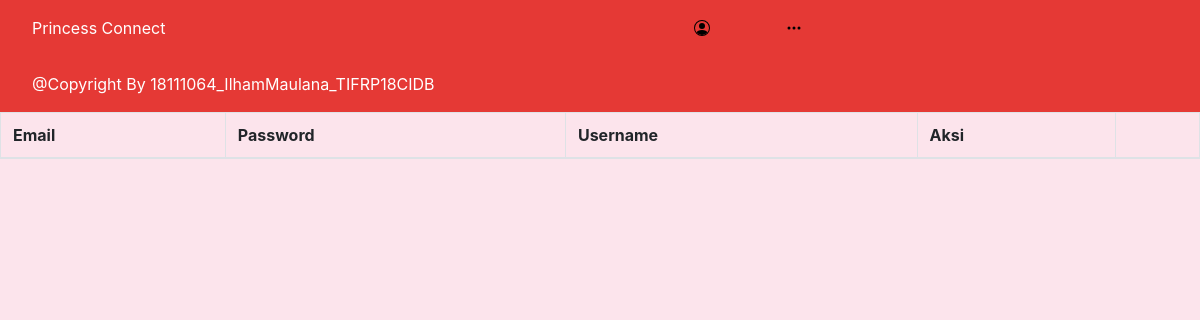
Page /halaman_user.php on the earlier database version.
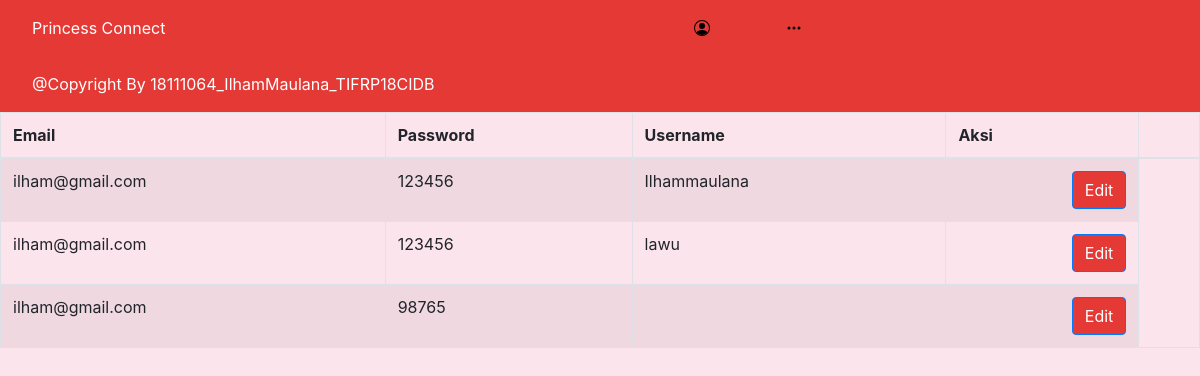
Same page on the later database version.
### tables this page shows
CREATE TABLE `akun` (
  `_id` int(11) NOT NULL,
  `_username` varchar(20) NOT NULL,
  `_email` varchar(20) NOT NULL,
  `_password` varchar(20) NOT NULL
);

### config/data_akun.php (called while the page is built, shortened)
<?php
require_once "koneksi.php";
 try{
 $sql = "SELECT * FROM akun";
 $q = $database_connection -> query($sql);
 }catch(PDOException $e){
 die("Tidak bisa Membuka Datbase $database_name:" . $e->getMessage());
 }
?>

### halaman_user.php (the view, shortened to what this page needs)
<?php
include "config/data_akun.php";
?>
<html>
    <head>
    </head>
    <body>
        <div class=".container-fluid">
            <nav class="navbar navbar-expand-sm">
                <a class="nav-link">Princess Connect </a>
                <div class="dropdown">
                  <button type="button" class="btn" data-toggle="dropdown">
                   <img class="person-circle"src="icon/person-circle.svg" alt="">
                  </button>
                </div>
                    <div class="dropdown">
                      <button type="button" class="btn" data-toggle="dropdown">
                       <img class="three-dots"src="icon/three-dots.svg" alt="">
                      </button>
                    </div>
              </nav>
              <table id = "dataregister" class="table table-striped table-bordered" style="width:100%">
        <thead>
    <tr>
        <th>Email</th>
        <th>Password</th>
        <th>Username</th>
        <th>Aksi</th>
    <th>
</th>
</tr>
</thead>
<tbody>
    <?php
    while($row = $q->fetch()):
    $email = $row["_email"];
    $username = $row["_username"];
    $password = $row["_password"];
    ?>
    <tr>
        <td><?php echo $email;?></td>
        <td><?php echo $password;?></td>
        <td><?php echo $username;?></td>
        <td>
            <form action="halaman_edit_user.php" method="POST">
            <button type="submit" class="btn btn-primary">Edit</button>
            </form>
    </td>
    </tr>
    <?php endwhile;?>
</tbody>
        </div>
        <nav class="navbar navbar-expand-sm">
<a class="nav-link">@Copyright By 18111064_IlhamMaulana_TIFRP18CIDB</a>
    </nav>
    </body>
    <link rel="stylesheet" href="css/bootstrap.min.css">
    <link rel="stylesheet" href="custom/style.css">
</html>

### custom/style.css (style rules this page uses)
.navbar { background-color: #e53935; }
body { background-color:#fce4ec ; }
.navbar a { color:white; }
.dropdown { left: 500px; }
.btn-primary { float: right; background-color:#e53935 ; }
.three-dots { color: white; margin-left: 50px; }

Differences in the rows shown:
added akun: _email "ilham@gmail.com", _password "123456", _username "Ilhammaulana"
added akun: _email "ilham@gmail.com", _password "123456", _username "lawu"
added akun: _email "ilham@gmail.com", _password "98765"
